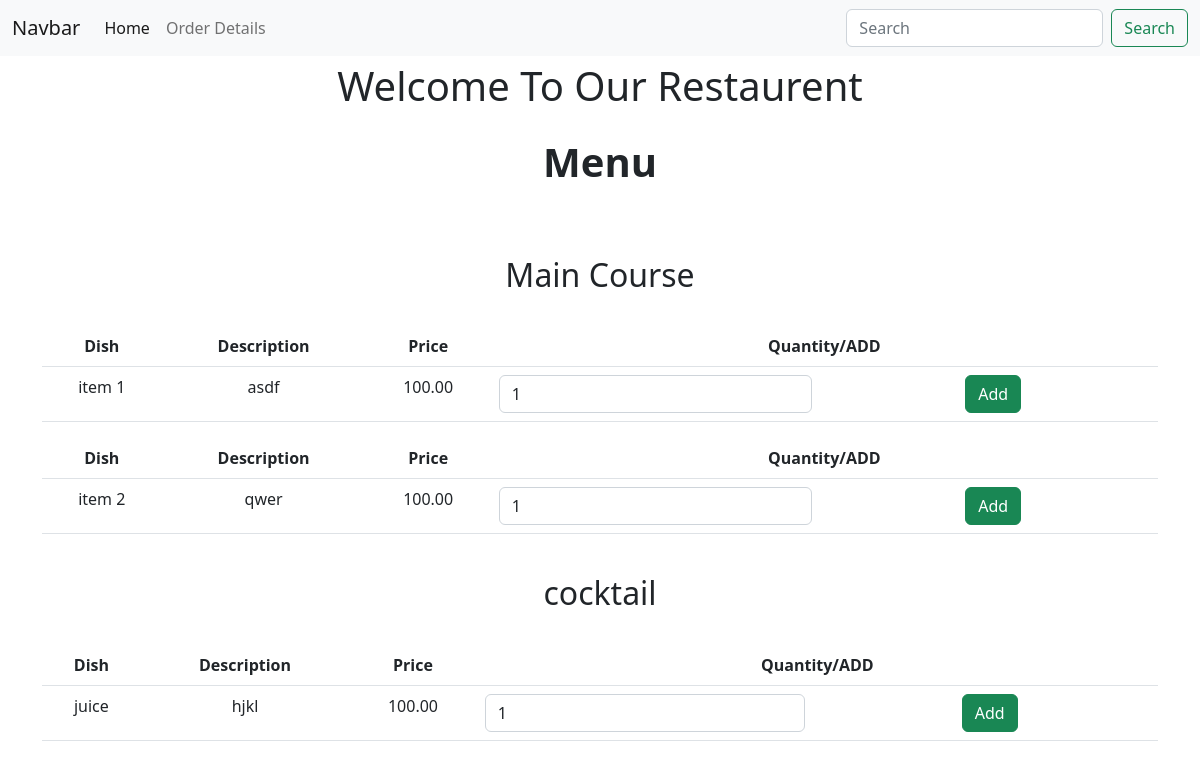
Page /menu/1 on the committed database.
### menu/models.py (models this page shows, shortened)
class Category(models.Model):
    name = models.CharField(max_length=100, unique=True)

class Menu(models.Model):
    category = models.ForeignKey(Category, on_delete=models.CASCADE, null=True, blank=True)
    item_name=models.CharField(max_length=25, unique=True)
    item_description=models.TextField()
    item_price = models.DecimalField(max_digits=10, decimal_places=2)

### pos/views.py (the view)
# urls.py: path('menu/<int:pk>', menu, name='menu'),
def menu(request, pk):
    table = pk
    item = Category.objects.all()
    return render(request, 't_menu.html', {'data':item, 'table':table})

### templates/t_menu.html (shortened to what this page needs)
{% extends "base.html" %}
{% block home %}
    '/menu/{{table}}'
{% endblock home %}
{% block orderurl %}
    '/or/{{table}}'
{% endblock orderurl %}
{% block page %}
    <div class="container text-center">
        <p class="fs-1 text-center">Welcome To Our Restaurent</p>
        <p class="fs-1 text-center fw-bold">Menu </p><br><br>
        {% for category in data %}
            <h2>{{ category.name }}</h2> <br>
            {% for item in category.menu_set.all %}
                <table class="table">
                <thead>
                    <tr>
                    <th scope="col">Dish</th>
                    <th scope="col">Description</th>
                    <th scope="col">Price</th>
                    <th scope="col">Quantity/ADD</th>
                    </tr>
                </thead>
                <tbody>
                    <tr>
                        <td>{{ item.item_name }}</td>
                        <td>{{ item.item_description }}</td>
                        <td>{{ item.item_price }}</td>
                        <td>
                            <form method="post" action="{% url 'order' item.id %}">
                                <div class="row">
                                    <div class="col">
                                        <input type="number" class="form-control" name="quantity" value="1" min="1">
                                    </div>
                                    <div class="col">
                                        <button type="submit" class="btn btn-success">Add</button>
                                    </div>
                                </div>
                            </form>
                        </td>
                    </tr>
                </tbody>
                </table>
            {% endfor %}
            <br>
        {% endfor %}
    </div>
{% endblock page %}

### rows in the picture
Category: name "Main Course"
Menu: item_name "item 1", item_description "asdf", item_price "100.00"
Menu: item_name "item 2", item_description "qwer", item_price "100.00"
Category: name "cocktail"
Menu: item_name "juice", item_description "hjkl", item_price "100.00"
